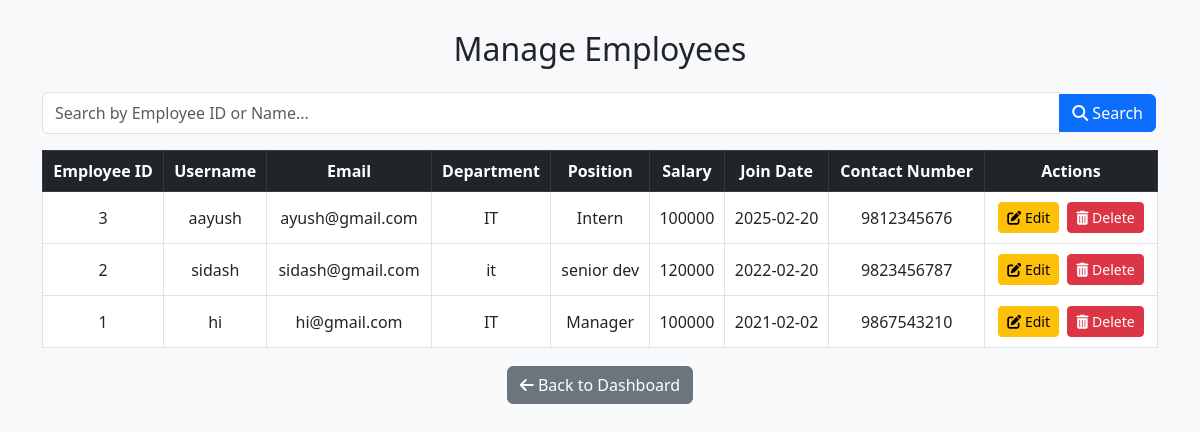
/manage.php, run on the app's committed database.
### tables this page shows
CREATE TABLE `employees` (
  `employee_id` int(11) NOT NULL,
  `username` varchar(255) NOT NULL,
  `password` varchar(255) NOT NULL,
  `email` varchar(255) NOT NULL,
  `department` varchar(255) NOT NULL,
  `position` varchar(255) NOT NULL,
  `salary` decimal(10,0) UNSIGNED NOT NULL,
  `join_date` date NOT NULL,
  `contact_number` varchar(20) NOT NULL
);

### manage.php (the view, shortened to what this page needs)
<?php
include 'db_config.php';
$search = isset($_GET['search']) ? "%" . $_GET['search'] . "%" : "";
$searchQuery = isset($_GET['search']) ? htmlspecialchars($_GET['search']) : "";
if (!empty($searchQuery)) {
    $query = "SELECT * FROM employees WHERE employee_id LIKE ? OR username LIKE ?";
    $stmt = $conn->prepare($query);
    $stmt->bind_param("ss", $search, $search);
    $stmt->execute();
    $employees = $stmt->get_result();
} else {
    $employees = $conn->query("SELECT * FROM employees ORDER BY employee_id DESC");
}
?>
<!DOCTYPE html>
<html lang="en">
<head>
    <link href="https://cdn.jsdelivr.net/npm/bootstrap@5.3.0/dist/css/bootstrap.min.css" rel="stylesheet">
</head>
<body>
<div class="container">
    <h2 class="mb-4 text-center">Manage Employees</h2>
    <form method="GET" action="manage.php" class="mb-3">
        <div class="input-group">
            <input type="text" name="search" class="form-control" placeholder="Search by Employee ID or Name..." value="<?php echo $searchQuery; ?>">
            <button type="submit" class="btn btn-primary">
                <i class="fas fa-search"></i> Search
            </button>
        </div>
    </form>
    <table class="table table-bordered table-hover bg-white">
        <thead class="table-dark">
            <tr>
                <th>Employee ID</th>
                <th>Username</th>
                <th>Email</th>
                <th>Department</th>
                <th>Position</th>
                <th>Salary</th>
                <th>Join Date</th>
                <th>Contact Number</th>
                <th>Actions</th>
            </tr>
        </thead>
        <tbody>
            <?php while ($row = $employees->fetch_assoc()) { ?>
                <tr>
                    <td><?php echo $row['employee_id']; ?></td>
                    <td><?php echo $row['username']; ?></td>
                    <td><?php echo $row['email']; ?></td>
                    <td><?php echo $row['department']; ?></td>
                    <td><?php echo $row['position']; ?></td>
                    <td><?php echo $row['salary']; ?></td>
                    <td><?php echo $row['join_date']; ?></td>
                    <td><?php echo $row['contact_number']; ?></td>
                    <td>
                        <a href='edit.php?id=<?php echo $row['employee_id']; ?>' class="btn btn-sm btn-warning">
                            <i class="fas fa-edit"></i> Edit
                        </a>
                        <a href='delete_employee.php?id=<?php echo $row['employee_id']; ?>' onclick="return confirm('Are you sure?')" class="btn btn-sm btn-danger">
                            <i class="fas fa-trash-alt"></i> Delete
                        </a>
                    </td>
                </tr>
            <?php } ?>
        </tbody>
    </table>
    <div class="text-center mt-3">
        <a href="dashboard.php" class="btn btn-secondary">
            <i class="fas fa-arrow-left"></i> Back to Dashboard
        </a>
    </div>
</div>
</body>
</html>

### manage.php (style rules this page uses)
body { background-color: #f8f9fa; }
.container { margin-top: 30px; }
.table th, .table td { vertical-align: middle; text-align: center; }
.btn { margin: 2px; }

### data on the page
employees: employee_id "3", username "aayush", email "ayush@gmail.com", department "IT", position "Intern", salary "100000", join_date "2025-02-20", contact_number "9812345676"
employees: employee_id "2", username "sidash", email "sidash@gmail.com", department "it", position "senior dev", salary "120000", join_date "2022-02-20", contact_number "9823456787"
employees: employee_id "1", username "hi", email "hi@gmail.com", department "IT", position "Manager", salary "100000", join_date "2021-02-02", contact_number "9867543210"
